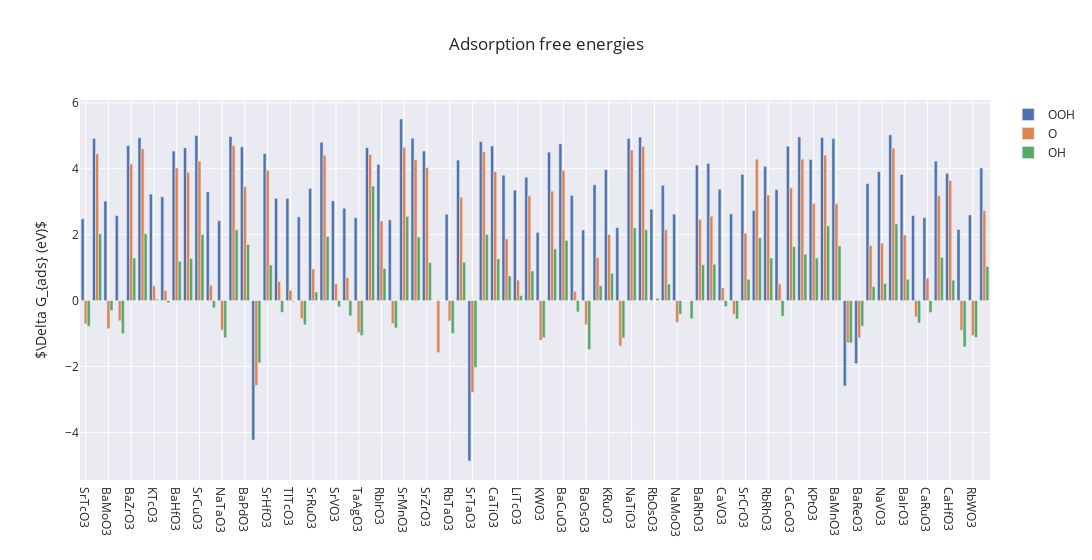

Notebook code cell kept with this figure:
### Code cell
# 막대 그래프 그리기
trace1 = go.Bar(x = df['formula'], y = df['DG_OOH'], name = 'OOH')
trace2 = go.Bar(x = df['formula'], y = df['DG_O'], name = 'O')
trace3 = go.Bar(x = df['formula'], y = df['DG_OH'], name = 'OH')

data = [trace1, trace2, trace3]
layout = go.Layout(title = 'Adsorption free energies',template = 'seaborn', width = 2000, yaxis = {'title':'$\Delta G_{ads} (eV)$'})

fig = go.Figure(data = data, layout = layout)
fig.show()

### Figure 1 — Plotly figure (JSON) as saved in the notebook; plotly's stock layout.template omitted (floating-point values rounded to 4 significant figures)
{"data": [{"name": "OOH", "type": "bar", "x": ["SrTcO3", "BaFeO3", "BaMoO3", "KTaO3", "BaZrO3", "SrFeO3", "KTcO3", "NaTcO3", "BaHfO3", "SrTiO3", "SrCuO3", "KNbO3", "NaTaO3", "BaScO3", "BaPdO3", "BaTaO3", "SrHfO3", "NaOsO3", "TlTcO3", "KReO3", "SrRuO3", "KHfO3", "SrVO3", "KOsO3", "TaAgO3", "SrNiO3", "RbIrO3", "NaReO3", "SrMnO3", "CaFeO3", "SrZrO3", "NaWO3", "RbTaO3", "SrCoO3", "SrTaO3", "KZrO3", "CaTiO3", "NaRuO3", "LiTcO3", "SrPdO3", "KWO3", "KRhO3", "BaCuO3", "RbNbO3", "BaOsO3", "BaRuO3", "KRuO3", "SrMoO3", "NaTiO3", "SrScO3", "RbOsO3", "SrRhO3", "NaMoO3", "SrOsO3", "BaRhO3", "BaPtO3", "CaVO3", "KMoO3", "SrCrO3", "SrAgO3", "RbRhO3", "BaVO3", "CaCoO3", "CaMnO3", "KPtO3", "BaNiO3", "BaMnO3", "SrReO3", "BaReO3", "SrIrO3", "NaVO3", "NaFeO3", "BaIrO3", "RbReO3", "CaRuO3", "RbPdO3", "CaHfO3", "TlWO3", "RbWO3", "RbPtO3"], "y": [2.481, 4.917, 3.019, 2.575, 4.706, 4.94, 3.231, 3.149, 4.537, 4.632, 5.007, 3.298, 2.423, 4.977, 4.665, -4.233, 4.46, 3.103, 3.1, 2.539, 3.406, 4.806, 3.026, 2.802, 2.512, 4.641, 4.135, 2.449, 5.509, 4.926, 4.537, "NaN", 2.619, 4.261, -4.866, 4.825, 4.692, 3.804, 3.351, 3.741, 2.067, 4.504, 4.755, 3.187, 2.141, 3.513, 3.972, 2.216, 4.918, 4.963, 2.772, 3.496, 2.624, "NaN", 4.115, 4.159, 3.376, 2.632, 3.829, 2.733, 4.069, 3.366, 4.683, 4.967, 4.28, 4.943, 4.914, -2.589, -1.913, 3.546, 3.911, 5.028, 3.828, 2.581, 2.514, 4.231, 3.86, 2.157, 2.599, 4.02]}, {"name": "O", "type": "bar", "x": ["SrTcO3", "BaFeO3", "BaMoO3", "KTaO3", "BaZrO3", "SrFeO3", "KTcO3", "NaTcO3", "BaHfO3", "SrTiO3", "SrCuO3", "KNbO3", "NaTaO3", "BaScO3", "BaPdO3", "BaTaO3", "SrHfO3", "NaOsO3", "TlTcO3", "KReO3", "SrRuO3", "KHfO3", "SrVO3", "KOsO3", "TaAgO3", "SrNiO3", "RbIrO3", "NaReO3", "SrMnO3", "CaFeO3", "SrZrO3", "NaWO3", "RbTaO3", "SrCoO3", "SrTaO3", "KZrO3", "CaTiO3", "NaRuO3", "LiTcO3", "SrPdO3", "KWO3", "KRhO3", "BaCuO3", "RbNbO3", "BaOsO3", "BaRuO3", "KRuO3", "SrMoO3", "NaTiO3", "SrScO3", "RbOsO3", "SrRhO3", "NaMoO3", "SrOsO3", "BaRhO3", "BaPtO3", "CaVO3", "KMoO3", "SrCrO3", "SrAgO3", "RbRhO3", "BaVO3", "CaCoO3", "CaMnO3", "KPtO3", "BaNiO3", "BaMnO3", "SrReO3", "BaReO3", "SrIrO3", "NaVO3", "NaFeO3", "BaIrO3", "RbReO3", "CaRuO3", "RbPdO3", "CaHfO3", "TlWO3", "RbWO3", "RbPtO3"], "y": [-0.707, 4.452, -0.853, -0.614, 4.143, 4.606, 0.446, 0.301, 4.023, 3.889, 4.23, 0.465, -0.899, 4.7, 3.455, -2.572, 3.952, 0.577, 0.313, -0.544, 0.96, 4.407, 0.516, 0.699, -0.969, 4.437, 2.415, -0.697, 4.648, 4.277, 4.034, -1.577, -0.617, 3.136, -2.783, 4.516, 3.911, 1.871, 0.621, 3.176, -1.2, 3.321, 3.95, 0.282, -0.728, 1.303, 2.006, -1.375, 4.568, 4.677, "NaN", 2.151, -0.665, "NaN", 2.461, 2.56, 0.389, -0.412, 2.046, 4.29, 3.2, 0.504, 3.425, 4.289, 2.948, 4.41, 2.943, -1.278, -1.129, 1.673, 1.743, 4.625, 1.989, -0.492, 0.68, 3.183, 3.642, -0.904, -1.056, 2.727]}, {"name": "OH", "type": "bar", "x": ["SrTcO3", "BaFeO3", "BaMoO3", "KTaO3", "BaZrO3", "SrFeO3", "KTcO3", "NaTcO3", "BaHfO3", "SrTiO3", "SrCuO3", "KNbO3", "NaTaO3", "BaScO3", "BaPdO3", "BaTaO3", "SrHfO3", "NaOsO3", "TlTcO3", "KReO3", "SrRuO3", "KHfO3", "SrVO3", "KOsO3", "TaAgO3", "SrNiO3", "RbIrO3", "NaReO3", "SrMnO3", "CaFeO3", "SrZrO3", "NaWO3", "RbTaO3", "SrCoO3", "SrTaO3", "KZrO3", "CaTiO3", "NaRuO3", "LiTcO3", "SrPdO3", "KWO3", "KRhO3", "BaCuO3", "RbNbO3", "BaOsO3", "BaRuO3", "KRuO3", "SrMoO3", "NaTiO3", "SrScO3", "RbOsO3", "SrRhO3", "NaMoO3", "SrOsO3", "BaRhO3", "BaPtO3", "CaVO3", "KMoO3", "SrCrO3", "SrAgO3", "RbRhO3", "BaVO3", "CaCoO3", "CaMnO3", "KPtO3", "BaNiO3", "BaMnO3", "SrReO3", "BaReO3", "SrIrO3", "NaVO3", "NaFeO3", "BaIrO3", "RbReO3", "CaRuO3", "RbPdO3", "CaHfO3", "TlWO3", "RbWO3", "RbPtO3"], "y": [-0.782, 2.024, -0.302, -1.001, 1.29, 2.026, 0.04, -0.067, 1.191, 1.276, 2.007, -0.217, -1.129, 2.147, 1.7, -1.886, 1.081, -0.354, -0.031, -0.733, 0.26, 1.946, -0.191, -0.464, -1.056, 3.474, 0.976, -0.831, 2.548, 1.927, 1.151, "NaN", -0.997, 1.163, -2.023, 2.007, 1.263, 0.746, 0.152, 0.899, -1.124, 1.568, 1.821, -0.344, -1.484, 0.446, 0.83, -1.13, 2.205, 2.146, 0.07, 0.499, -0.415, -0.547, 1.086, 1.101, -0.181, -0.558, 0.646, 1.903, 1.29, -0.474, 1.636, 1.408, 1.292, 2.267, 1.655, -1.281, -0.775, 0.424, 0.52, 2.325, 0.646, -0.678, -0.363, 1.313, 0.619, -1.407, -1.115, 1.034]}], "layout": {"title": {"text": "Adsorption free energies"}, "width": 2000, "yaxis": {"title": {"text": "$\\Delta G_{ads} (eV)$"}}}}
